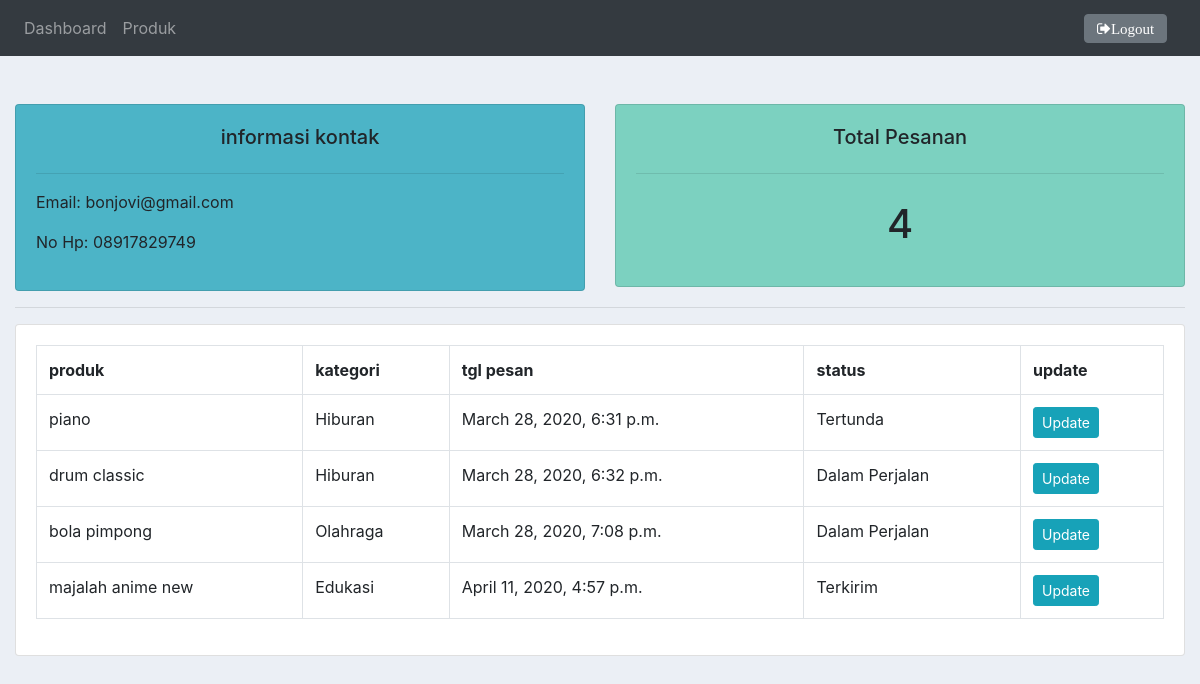
Screenshot of /pelanggan/1/ (signed in) with the database file from the repository.
### crm/models.py (models this page shows, shortened)
class Pelanggan(models.Model):
    nama = models.CharField(max_length=100, null=True )
    no_hp = models.CharField(max_length=100, null=True)
    email = models.CharField(max_length=100, null=True)
    date_created = models.DateTimeField(auto_now_add=True, null= True)

class Pesanan(models.Model):
    STATUS = (
        ('Tertunda', 'Tertunda'),
        ('Terkirim', 'Terkirim'),
        ('Dalam Perjalan', 'Dalam Perjalan'),
    )
    pelanggan = models.ForeignKey (Pelanggan, null=True, on_delete=models.SET_NULL)
    produk = models.ForeignKey (Produk, null= True, on_delete=models.SET_NULL)
    date_created = models.DateTimeField (auto_now_add=True, null=True)
    status = models.CharField(max_length=20, null=True, choices=STATUS)

class Produk(models.Model):
    KATEGORI = (
        ('Olahraga', 'Olahraga'),
        ('Edukasi', 'Edukasi'),
        ('Hiburan','Hiburan'),
    )
    nama = models.CharField(max_length=50, null=True)
    harga = models.FloatField(null=True)
    kategori = models.CharField(max_length=20, null=True, choices=KATEGORI)
    deskripsi = models.CharField(max_length=20, null=True, blank=True)
    date_created = models.DateTimeField(auto_now_add=True,null=True)
    def __str__(self):
        return self.nama

### crm/views.py (the view)
# urls.py: path('pelanggan/<int:id>/', views.pelanggan, name='pelanggan'),
@login_required
def pelanggan(request, id):
    pelanggan = Pelanggan.objects.get(id=id)
    pesanan = pelanggan.pesanan_set.all()
    pesanan_count = pesanan.count()
    context = {'pelanggan':pelanggan, 'pesanan': pesanan,'pesanan_count': pesanan_count}
    return render (request, 'crm/pelanggan.html', context)

### crm/templates/crm/pelanggan.html
{% extends 'crm/main.html'%}
{% block content%}
<br>
<div class="row">
    <div class="col-md">
        <div class="card card-body" id="total-orders">
            <h5 style="text-align: center;">informasi kontak</h5>
            <hr>
            <p>Email: {{pelanggan.email}}</p>
            <p>No Hp: {{pelanggan.no_hp}}</p>
        </div>
    </div>
    <div class="col-md">
        <div class="card card-body" id='orders-pending'>
            <h5 style="text-align: center;">Total Pesanan</h5>
            <hr>
			<h1 style="text-align: center;padding: 10px">{{pesanan_count}}</h1>
        </div>
    </div>
</div>
<hr>
<div class="row">
    <div class="col-md">
        <div class="card card-body">
            <table class="table table-bordered table-hover">
                <tr>
                    <th>produk</th>
                    <th>kategori</th>
                    <th>tgl pesan</th>
                    <th>status</th>
                    <th>update</th>
                </tr>
                {% for pesanan in pesanan %}
                <tr>
                    <td>{{pesanan.produk}}</td>
                    <td>{{pesanan.produk.kategori}}</td>
                    <td>{{pesanan.date_created}}</td>
                    <td>{{pesanan.status}}</td>
                    <td><a class="btn btn-sm btn-info" href="{% url 'update_pesanan' pesanan.id %}">Update</a></td>
                </tr>
                {% endfor%}
            </table>
        </div>
    </div>
</div>
{% endblock content%}

### static/css/main.css (style rules this page uses)
body { background-color: #ebeff5; }
#total-orders { background-color: #4cb4c7; }
#orders-pending { background-color: #7CD1C0; }

### rows the page displays
Pelanggan: email "bonjovi@gmail.com", no_hp "08917829749"
Pesanan: produk "piano", produk.kategori "Hiburan", date_created "March 28, 2020, 6:31 p.m.", status "Tertunda"
Pesanan: produk "drum classic", produk.kategori "Hiburan", date_created "March 28, 2020, 6:32 p.m.", status "Dalam Perjalan"
Pesanan: produk "bola pimpong", produk.kategori "Olahraga", date_created "March 28, 2020, 7:08 p.m.", status "Dalam Perjalan"
Pesanan: produk "majalah anime new", produk.kategori "Edukasi", date_created "April 11, 2020, 4:57 p.m.", status "Terkirim"

### other values shown
{{ pesanan_count }} "4"
